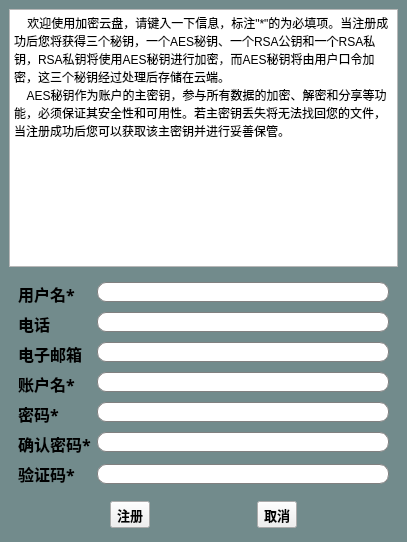
<?xml version="1.0" encoding="UTF-8"?>
<ui version="4.0">
 <class>RegisterWindow</class>
 <widget class="QWidget" name="RegisterWindow">
  <property name="geometry">
   <rect>
    <x>0</x>
    <y>0</y>
    <width>407</width>
    <height>542</height>
   </rect>
  </property>
  <property name="windowTitle">
   <string>Form</string>
  </property>
  <property name="styleSheet">
   <string notr="true">QWidget#RegisterWindow{
	background-color: #728B8C;
	border-radius: 14px;
}

</string>
  </property>
  <layout class="QVBoxLayout" name="verticalLayout_2">
   <property name="spacing">
    <number>0</number>
   </property>
   <property name="leftMargin">
    <number>0</number>
   </property>
   <property name="topMargin">
    <number>0</number>
   </property>
   <property name="rightMargin">
    <number>0</number>
   </property>
   <property name="bottomMargin">
    <number>0</number>
   </property>
   <item>
    <widget class="LoginTitleWidget" name="widget" native="true">
     <property name="maximumSize">
      <size>
       <width>16777215</width>
       <height>30</height>
      </size>
     </property>
    </widget>
   </item>
   <item>
    <widget class="QWidget" name="widget_3" native="true">
     <layout class="QVBoxLayout" name="verticalLayout">
      <item>
       <widget class="QTextBrowser" name="textBrowser">
        <property name="html">
         <string>&lt;!DOCTYPE HTML PUBLIC &quot;-//W3C//DTD HTML 4.0//EN&quot; &quot;http://www.w3.org/TR/REC-html40/strict.dtd&quot;&gt;
&lt;html&gt;&lt;head&gt;&lt;meta name=&quot;qrichtext&quot; content=&quot;1&quot; /&gt;&lt;meta charset=&quot;utf-8&quot; /&gt;&lt;style type=&quot;text/css&quot;&gt;
p, li { white-space: pre-wrap; }
&lt;/style&gt;&lt;/head&gt;&lt;body style=&quot; font-family:'Sans Serif'; font-size:9pt; font-weight:400; font-style:normal;&quot;&gt;
&lt;p style=&quot; margin-top:0px; margin-bottom:0px; margin-left:0px; margin-right:0px; -qt-block-indent:0; text-indent:0px;&quot;&gt;    欢迎使用加密云盘，请键入一下信息，标注&amp;quot;*&amp;quot;的为必填项。当注册成功后您将获得三个秘钥，一个AES秘钥、一个RSA公钥和一个RSA私钥，RSA私钥将使用AES秘钥进行加密，而AES秘钥将由用户口令加密，这三个秘钥经过处理后存储在云端。&lt;/p&gt;
&lt;p style=&quot; margin-top:0px; margin-bottom:0px; margin-left:0px; margin-right:0px; -qt-block-indent:0; text-indent:0px;&quot;&gt;    AES秘钥作为账户的主密钥，参与所有数据的加密、解密和分享等功能，必须保证其安全性和可用性。若主密钥丢失将无法找回您的文件，当注册成功后您可以获取该主密钥并进行妥善保管。&lt;/p&gt;&lt;/body&gt;&lt;/html&gt;</string>
        </property>
       </widget>
      </item>
      <item>
       <widget class="QWidget" name="widget_2" native="true">
        <property name="styleSheet">
         <string notr="true">QLineEdit{
border-width:1px;
border-radius:9px;
border:1px solid gray;
background-color: rgb(255, 255, 255);
color: rgb(0, 0, 0);
font-size:14px;
}</string>
        </property>
        <layout class="QFormLayout" name="formLayout">
         <item row="0" column="0">
          <widget class="QLabel" name="label_6">
           <property name="font">
            <font>
             <family>Source Code Pro Black</family>
             <pointsize>12</pointsize>
             <bold>true</bold>
            </font>
           </property>
           <property name="text">
            <string>用户名*</string>
           </property>
          </widget>
         </item>
         <item row="0" column="1">
          <widget class="QLineEdit" name="userNameLied">
           <property name="styleSheet">
            <string notr="true"/>
           </property>
          </widget>
         </item>
         <item row="1" column="0">
          <widget class="QLabel" name="label_4">
           <property name="font">
            <font>
             <family>Source Code Pro Black</family>
             <pointsize>12</pointsize>
             <bold>true</bold>
            </font>
           </property>
           <property name="text">
            <string>电话</string>
           </property>
          </widget>
         </item>
         <item row="1" column="1">
          <widget class="QLineEdit" name="phoneLied"/>
         </item>
         <item row="2" column="0">
          <widget class="QLabel" name="label_5">
           <property name="font">
            <font>
             <family>Source Code Pro Black</family>
             <pointsize>12</pointsize>
             <bold>true</bold>
            </font>
           </property>
           <property name="text">
            <string>电子邮箱</string>
           </property>
          </widget>
         </item>
         <item row="2" column="1">
          <widget class="QLineEdit" name="emailLied"/>
         </item>
         <item row="3" column="0">
          <widget class="QLabel" name="label_13">
           <property name="font">
            <font>
             <family>Source Code Pro Black</family>
             <pointsize>12</pointsize>
             <bold>true</bold>
            </font>
           </property>
           <property name="text">
            <string>账户名*</string>
           </property>
          </widget>
         </item>
         <item row="3" column="1">
          <widget class="QLineEdit" name="accountNameLid">
           <property name="echoMode">
            <enum>QLineEdit::Normal</enum>
           </property>
          </widget>
         </item>
         <item row="4" column="0">
          <widget class="QLabel" name="label_2">
           <property name="font">
            <font>
             <family>Source Code Pro Black</family>
             <pointsize>12</pointsize>
             <bold>true</bold>
            </font>
           </property>
           <property name="text">
            <string>密码*</string>
           </property>
          </widget>
         </item>
         <item row="4" column="1">
          <widget class="QLineEdit" name="password1stLied">
           <property name="echoMode">
            <enum>QLineEdit::Password</enum>
           </property>
          </widget>
         </item>
         <item row="5" column="0">
          <widget class="QLabel" name="label_3">
           <property name="font">
            <font>
             <family>Source Code Pro Black</family>
             <pointsize>12</pointsize>
             <bold>true</bold>
            </font>
           </property>
           <property name="text">
            <string>确认密码*</string>
           </property>
          </widget>
         </item>
         <item row="5" column="1">
          <widget class="QLineEdit" name="password2stLied">
           <property name="echoMode">
            <enum>QLineEdit::Password</enum>
           </property>
          </widget>
         </item>
         <item row="6" column="0">
          <widget class="QLabel" name="label">
           <property name="font">
            <font>
             <family>Source Code Pro Black</family>
             <pointsize>12</pointsize>
             <bold>true</bold>
            </font>
           </property>
           <property name="text">
            <string>验证码*</string>
           </property>
          </widget>
         </item>
         <item row="6" column="1">
          <widget class="QWidget" name="checkBoxWg" native="true">
           <layout class="QHBoxLayout" name="horizontalLayout_2">
            <property name="spacing">
             <number>0</number>
            </property>
            <property name="leftMargin">
             <number>0</number>
            </property>
            <property name="topMargin">
             <number>0</number>
            </property>
            <property name="rightMargin">
             <number>0</number>
            </property>
            <property name="bottomMargin">
             <number>0</number>
            </property>
            <item>
             <widget class="QLineEdit" name="chekCodeLied"/>
            </item>
           </layout>
          </widget>
         </item>
        </layout>
       </widget>
      </item>
      <item>
       <widget class="QWidget" name="widget_4" native="true">
        <property name="sizePolicy">
         <sizepolicy hsizetype="Preferred" vsizetype="Preferred">
          <horstretch>0</horstretch>
          <verstretch>0</verstretch>
         </sizepolicy>
        </property>
        <layout class="QHBoxLayout" name="horizontalLayout">
         <property name="leftMargin">
          <number>0</number>
         </property>
         <property name="topMargin">
          <number>0</number>
         </property>
         <property name="rightMargin">
          <number>0</number>
         </property>
         <property name="bottomMargin">
          <number>5</number>
         </property>
         <item>
          <widget class="QToolButton" name="regBtn">
           <property name="font">
            <font>
             <family>Source Code Pro Black</family>
             <pointsize>10</pointsize>
             <bold>true</bold>
            </font>
           </property>
           <property name="text">
            <string>注册</string>
           </property>
          </widget>
         </item>
         <item>
          <widget class="QToolButton" name="cancelBtn">
           <property name="font">
            <font>
             <family>Source Code Pro Black</family>
             <pointsize>10</pointsize>
             <bold>true</bold>
            </font>
           </property>
           <property name="text">
            <string>取消</string>
           </property>
          </widget>
         </item>
        </layout>
       </widget>
      </item>
     </layout>
    </widget>
   </item>
  </layout>
 </widget>
 <customwidgets>
  <customwidget>
   <class>LoginTitleWidget</class>
   <extends>QWidget</extends>
   <header>loginwindow/logintitlewidget.h</header>
   <container>1</container>
  </customwidget>
 </customwidgets>
 <tabstops>
  <tabstop>userNameLied</tabstop>
  <tabstop>phoneLied</tabstop>
  <tabstop>emailLied</tabstop>
  <tabstop>accountNameLid</tabstop>
  <tabstop>password1stLied</tabstop>
  <tabstop>password2stLied</tabstop>
  <tabstop>chekCodeLied</tabstop>
  <tabstop>regBtn</tabstop>
  <tabstop>cancelBtn</tabstop>
  <tabstop>textBrowser</tabstop>
 </tabstops>
 <resources/>
 <connections/>
</ui>
